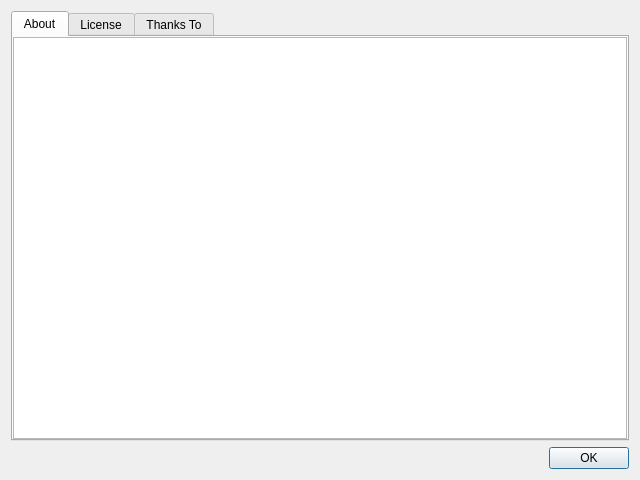
<?xml version="1.0" encoding="UTF-8"?>
<ui version="4.0">
 <class>DialogAbout</class>
 <widget class="QDialog" name="DialogAbout">
  <property name="geometry">
   <rect>
    <x>0</x>
    <y>0</y>
    <width>640</width>
    <height>480</height>
   </rect>
  </property>
  <property name="minimumSize">
   <size>
    <width>640</width>
    <height>480</height>
   </size>
  </property>
  <property name="windowTitle">
   <string>About</string>
  </property>
  <layout class="QGridLayout" name="gridLayout_2">
   <item row="1" column="0">
    <widget class="QDialogButtonBox" name="buttonBox">
     <property name="orientation">
      <enum>Qt::Horizontal</enum>
     </property>
     <property name="standardButtons">
      <set>QDialogButtonBox::Ok</set>
     </property>
    </widget>
   </item>
   <item row="0" column="0">
    <widget class="QTabWidget" name="tabWidget">
     <property name="currentIndex">
      <number>0</number>
     </property>
     <widget class="QWidget" name="tab_1">
      <attribute name="title">
       <string>About</string>
      </attribute>
      <layout class="QGridLayout" name="gridLayout">
       <property name="leftMargin">
        <number>0</number>
       </property>
       <property name="topMargin">
        <number>0</number>
       </property>
       <property name="rightMargin">
        <number>0</number>
       </property>
       <property name="bottomMargin">
        <number>0</number>
       </property>
       <item row="0" column="0">
        <widget class="QTextBrowser" name="textBrowserAbout">
         <property name="readOnly">
          <bool>true</bool>
         </property>
         <property name="openExternalLinks">
          <bool>true</bool>
         </property>
        </widget>
       </item>
      </layout>
     </widget>
     <widget class="QWidget" name="tab_2">
      <attribute name="title">
       <string>License</string>
      </attribute>
      <layout class="QGridLayout" name="gridLayout_3">
       <property name="leftMargin">
        <number>0</number>
       </property>
       <property name="topMargin">
        <number>0</number>
       </property>
       <property name="rightMargin">
        <number>0</number>
       </property>
       <property name="bottomMargin">
        <number>0</number>
       </property>
       <item row="0" column="0">
        <widget class="QTextBrowser" name="textBrowserLicense">
         <property name="readOnly">
          <bool>true</bool>
         </property>
         <property name="openExternalLinks">
          <bool>true</bool>
         </property>
        </widget>
       </item>
      </layout>
     </widget>
     <widget class="QWidget" name="tab_3">
      <attribute name="title">
       <string>Thanks To</string>
      </attribute>
      <layout class="QGridLayout" name="gridLayout_4">
       <property name="leftMargin">
        <number>0</number>
       </property>
       <property name="topMargin">
        <number>0</number>
       </property>
       <property name="rightMargin">
        <number>0</number>
       </property>
       <property name="bottomMargin">
        <number>0</number>
       </property>
       <item row="0" column="0">
        <widget class="QTextBrowser" name="textBrowserThanksTo">
         <property name="readOnly">
          <bool>true</bool>
         </property>
         <property name="openExternalLinks">
          <bool>true</bool>
         </property>
        </widget>
       </item>
      </layout>
     </widget>
    </widget>
   </item>
  </layout>
 </widget>
 <resources/>
 <connections>
  <connection>
   <sender>buttonBox</sender>
   <signal>accepted()</signal>
   <receiver>DialogAbout</receiver>
   <slot>accept()</slot>
   <hints>
    <hint type="sourcelabel">
     <x>248</x>
     <y>254</y>
    </hint>
    <hint type="destinationlabel">
     <x>157</x>
     <y>274</y>
    </hint>
   </hints>
  </connection>
  <connection>
   <sender>buttonBox</sender>
   <signal>rejected()</signal>
   <receiver>DialogAbout</receiver>
   <slot>reject()</slot>
   <hints>
    <hint type="sourcelabel">
     <x>316</x>
     <y>260</y>
    </hint>
    <hint type="destinationlabel">
     <x>286</x>
     <y>274</y>
    </hint>
   </hints>
  </connection>
 </connections>
</ui>
